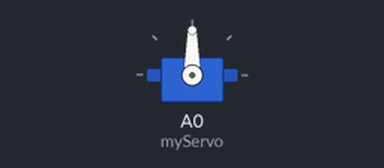
A sketch run on a simulated Arduino Uno, built with avr-gcc and run on an emulated ATmega328P. Shown: servo.

Above: at 0.05 s.
Timing chart, 0 to 4.6 s (numbered marks = the images above):
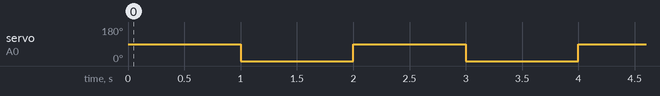

The sketch:

Servo_Test.ino
```cpp
#include <Servo.h>

Servo myServo;  // Create a servo object

void setup() {
  // Attaches the servo on analog pin A0 to the servo object
  // Use the digital pin number equivalent for A0
  myServo.attach(A0);  // For Uno, Nano, etc., you can also use myServo.attach(14);
}

void loop() {
  myServo.write(90);  // Sets the servo position to 90 degrees
  delay(1000);        // Wait for a second
  myServo.write(0);   // Sets the servo position to 0 degrees
  delay(1000);        // Wait for a second
}
```

Measured:
- by itself, servo on A0 (myServo): alternates 90° for 1.0 s and 0° for 1.0 s
